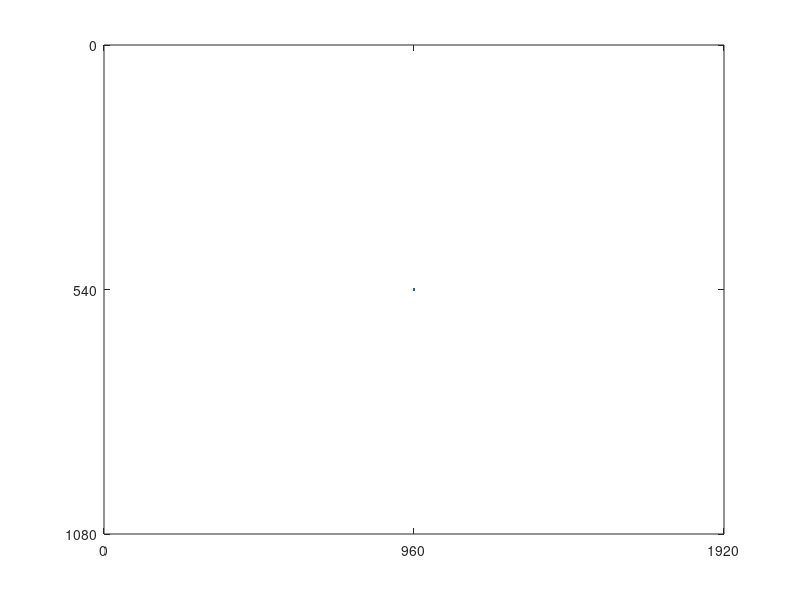

This chart was generated by the following MATLAB code: (Note: this script raises an error after producing the figure.)
%%% Conclusion: python resample function (scipy.resample) creates backward
%%% ripple-like behaviors, not ideal for upsampling the timestamps. Use
%%% matlab resample function instead. 

%%% Matlab resample function ended up with the same problem. Interpolation
%%% fucntion turns out to be a good solution (not working in the end of the sequence.) 


% Read output from Gather_detection_results.ipynb 
% and generate verification figures of gaze timing

cd('E:\Nordin_lab_data\Processed_data\Obstacle_avoidance\Eye_tracking_videos\All_vars')

% f = dir('N01*.mat');
f = dir('D05*upsample*.mat');
for i=1:length(f)
    load(fullfile(f(1).folder,f(i).name))
    % t_gaze_on_2 = timestamps(find(gaze_in_box_2==1));
    t_gaze_on_2 = timestamps_up(find(gaze_in_box_2==1));
    figure; plot(t_gaze_on_2,'o-')
    title('Timing of gaze on the obstacle')
    ylabel('Time (s)')
    xlabel('Count of gaze')
    saveas(gcf,[Condition,'_upsample_screening.png'])
end


%
figure
for frame_num = 1000:2000
    plot(960,-540)
    set(gca,'xlim',[0 1920],'ylim',[-1080 0],'xtick',[0 960 1920],'ytick',[-1080 -540 0],'YTickLabel',[1080 540 0])

    %frame_num = 81;
    v0 = [box_0(frame_num,1)-box_0(frame_num,3)/2 box_0(frame_num,1)+box_0(frame_num,3)/2 box_0(frame_num,1)+box_0(frame_num,3)/2 box_0(frame_num,1)-box_0(frame_num,3)/2 ;...
        box_0(frame_num,2)-box_0(frame_num,4)/2 box_0(frame_num,2)-box_0(frame_num,4)/2 box_0(frame_num,2)+box_0(frame_num,4)/2 box_0(frame_num,2)+box_0(frame_num,4)/2];
    v0 = v0' .* [1 -1];
    v1 = [box_1(frame_num,1)-box_1(frame_num,3)/2 box_1(frame_num,1)+box_1(frame_num,3)/2 box_1(frame_num,1)+box_1(frame_num,3)/2 box_1(frame_num,1)-box_1(frame_num,3)/2 ;...
        box_1(frame_num,2)-box_1(frame_num,4)/2 box_1(frame_num,2)-box_1(frame_num,4)/2 box_1(frame_num,2)+box_1(frame_num,4)/2 box_1(frame_num,2)+box_1(frame_num,4)/2];
    v1 = v1' .* [1 -1];
    v2 = [box_2(frame_num,1)-box_2(frame_num,3)/2 box_2(frame_num,1)+box_2(frame_num,3)/2 box_2(frame_num,1)+box_2(frame_num,3)/2 box_2(frame_num,1)-box_2(frame_num,3)/2 ;...
        box_2(frame_num,2)-box_2(frame_num,4)/2 box_2(frame_num,2)-box_2(frame_num,4)/2 box_2(frame_num,2)+box_2(frame_num,4)/2 box_2(frame_num,2)+box_2(frame_num,4)/2];
    v2 = v2' .* [1 -1];
    v2m = [box_2_multi(frame_num,1)-box_2_multi(frame_num,3)/2 box_2_multi(frame_num,1)+box_2_multi(frame_num,3)/2 box_2_multi(frame_num,1)+box_2_multi(frame_num,3)/2 box_2_multi(frame_num,1)-box_2_multi(frame_num,3)/2 ;...
        box_2_multi(frame_num,2)-box_2_multi(frame_num,4)/2 box_2_multi(frame_num,2)-box_2_multi(frame_num,4)/2 box_2_multi(frame_num,2)+box_2_multi(frame_num,4)/2 box_2_multi(frame_num,2)+box_2_multi(frame_num,4)/2];
    v2m = v2m' .* [1 -1];
    f = [1 2 3 4];
    patch('Faces',f,'Vertices',v0,'FaceColor','None','EdgeColor','Green')
    patch('Faces',f,'Vertices',v1,'FaceColor','None','EdgeColor','Yellow')
    patch('Faces',f,'Vertices',v2,'FaceColor','None','EdgeColor','Blue')
    patch('Faces',f,'Vertices',v2m,'FaceColor','None','EdgeColor','Blue')
    hold on;
    scatter(gaze_x_px(frame_num),-gaze_y_px(frame_num),'ro')
    hold off;
    pause(0.025)
end

% upsampled data
figure
for frame_num = 4000:8000
    plot(960,-540)
    set(gca,'xlim',[0 1920],'ylim',[-1080 0],'xtick',[0 960 1920],'ytick',[-1080 -540 0],'YTickLabel',[1080 540 0])

    %frame_num = 81;
    v0 = [box_0_up(frame_num,1)-box_0_up(frame_num,3)/2 box_0_up(frame_num,1)+box_0_up(frame_num,3)/2 box_0_up(frame_num,1)+box_0_up(frame_num,3)/2 box_0_up(frame_num,1)-box_0_up(frame_num,3)/2 ;...
        box_0_up(frame_num,2)-box_0_up(frame_num,4)/2 box_0_up(frame_num,2)-box_0_up(frame_num,4)/2 box_0_up(frame_num,2)+box_0_up(frame_num,4)/2 box_0_up(frame_num,2)+box_0_up(frame_num,4)/2];
    v0 = v0' .* [1 -1];
    v1 = [box_1_up(frame_num,1)-box_1_up(frame_num,3)/2 box_1_up(frame_num,1)+box_1_up(frame_num,3)/2 box_1_up(frame_num,1)+box_1_up(frame_num,3)/2 box_1_up(frame_num,1)-box_1_up(frame_num,3)/2 ;...
        box_1_up(frame_num,2)-box_1_up(frame_num,4)/2 box_1_up(frame_num,2)-box_1_up(frame_num,4)/2 box_1_up(frame_num,2)+box_1_up(frame_num,4)/2 box_1_up(frame_num,2)+box_1_up(frame_num,4)/2];
    v1 = v1' .* [1 -1];
    v2 = [box_2_up(frame_num,1)-box_2_up(frame_num,3)/2 box_2_up(frame_num,1)+box_2_up(frame_num,3)/2 box_2_up(frame_num,1)+box_2_up(frame_num,3)/2 box_2_up(frame_num,1)-box_2_up(frame_num,3)/2 ;...
        box_2_up(frame_num,2)-box_2_up(frame_num,4)/2 box_2_up(frame_num,2)-box_2_up(frame_num,4)/2 box_2_up(frame_num,2)+box_2_up(frame_num,4)/2 box_2_up(frame_num,2)+box_2_up(frame_num,4)/2];
    v2 = v2' .* [1 -1];
    v2m = [box_2_multi_up(frame_num,1)-box_2_multi_up(frame_num,3)/2 box_2_multi_up(frame_num,1)+box_2_multi_up(frame_num,3)/2 box_2_multi_up(frame_num,1)+box_2_multi_up(frame_num,3)/2 box_2_multi_up(frame_num,1)-box_2_multi_up(frame_num,3)/2 ;...
        box_2_multi_up(frame_num,2)-box_2_multi_up(frame_num,4)/2 box_2_multi_up(frame_num,2)-box_2_multi_up(frame_num,4)/2 box_2_multi_up(frame_num,2)+box_2_multi_up(frame_num,4)/2 box_2_multi_up(frame_num,2)+box_2_multi_up(frame_num,4)/2];
    v2m = v2m' .* [1 -1];
    f = [1 2 3 4];
    patch('Faces',f,'Vertices',v0,'FaceColor','None','EdgeColor','Green')
    patch('Faces',f,'Vertices',v1,'FaceColor','None','EdgeColor','Yellow')
    patch('Faces',f,'Vertices',v2,'FaceColor','None','EdgeColor','Blue')
    patch('Faces',f,'Vertices',v2m,'FaceColor','None','EdgeColor','Blue')
    hold on;
    scatter(gaze_x_px(frame_num),-gaze_y_px(frame_num),'ro')
    hold off;
    pause(0.005)
end

%
v = VideoWriter("D10_15ms_10x_original.avi");
open(v)
figure
for frame_num = 1:length(box_0)
    plot(960,-540)
    set(gca,'xlim',[0 1920],'ylim',[-1080 0],'xtick',[0 960 1920],'ytick',[-1080 -540 0],'YTickLabel',[1080 540 0])

    %frame_num = 81;
    v0 = [box_0(frame_num,1)-box_0(frame_num,3)/2 box_0(frame_num,1)+box_0(frame_num,3)/2 box_0(frame_num,1)+box_0(frame_num,3)/2 box_0(frame_num,1)-box_0(frame_num,3)/2 ;...
        box_0(frame_num,2)-box_0(frame_num,4)/2 box_0(frame_num,2)-box_0(frame_num,4)/2 box_0(frame_num,2)+box_0(frame_num,4)/2 box_0(frame_num,2)+box_0(frame_num,4)/2];
    v0 = v0' .* [1 -1];
    v1 = [box_1(frame_num,1)-box_1(frame_num,3)/2 box_1(frame_num,1)+box_1(frame_num,3)/2 box_1(frame_num,1)+box_1(frame_num,3)/2 box_1(frame_num,1)-box_1(frame_num,3)/2 ;...
        box_1(frame_num,2)-box_1(frame_num,4)/2 box_1(frame_num,2)-box_1(frame_num,4)/2 box_1(frame_num,2)+box_1(frame_num,4)/2 box_1(frame_num,2)+box_1(frame_num,4)/2];
    v1 = v1' .* [1 -1];
    v2 = [box_2(frame_num,1)-box_2(frame_num,3)/2 box_2(frame_num,1)+box_2(frame_num,3)/2 box_2(frame_num,1)+box_2(frame_num,3)/2 box_2(frame_num,1)-box_2(frame_num,3)/2 ;...
        box_2(frame_num,2)-box_2(frame_num,4)/2 box_2(frame_num,2)-box_2(frame_num,4)/2 box_2(frame_num,2)+box_2(frame_num,4)/2 box_2(frame_num,2)+box_2(frame_num,4)/2];
    v2 = v2' .* [1 -1];
    v2m = [box_2_multi(frame_num,1)-box_2_multi(frame_num,3)/2 box_2_multi(frame_num,1)+box_2_multi(frame_num,3)/2 box_2_multi(frame_num,1)+box_2_multi(frame_num,3)/2 box_2_multi(frame_num,1)-box_2_multi(frame_num,3)/2 ;...
        box_2_multi(frame_num,2)-box_2_multi(frame_num,4)/2 box_2_multi(frame_num,2)-box_2_multi(frame_num,4)/2 box_2_multi(frame_num,2)+box_2_multi(frame_num,4)/2 box_2_multi(frame_num,2)+box_2_multi(frame_num,4)/2];
    v2m = v2m' .* [1 -1];
    f = [1 2 3 4];
    patch('Faces',f,'Vertices',v0,'FaceColor','None','EdgeColor','Green')
    patch('Faces',f,'Vertices',v1,'FaceColor','None','EdgeColor','Yellow')
    patch('Faces',f,'Vertices',v2,'FaceColor','None','EdgeColor','Blue')
    patch('Faces',f,'Vertices',v2m,'FaceColor','None','EdgeColor','Blue')
    hold on;
    scatter(gaze_x_px(frame_num),-gaze_y_px(frame_num),'ro')
    hold off;
    frame = getframe(gcf);
    writeVideo(v,frame)
end
close(v)

% upsampled data
v = VideoWriter("D10_15ms_10x_upsampled.avi");
open(v)
figure
for frame_num = 1:length(box_0_up)
    plot(960,-540)
    set(gca,'xlim',[0 1920],'ylim',[-1080 0],'xtick',[0 960 1920],'ytick',[-1080 -540 0],'YTickLabel',[1080 540 0])

    %frame_num = 81;
    v0 = [box_0_up(frame_num,1)-box_0_up(frame_num,3)/2 box_0_up(frame_num,1)+box_0_up(frame_num,3)/2 box_0_up(frame_num,1)+box_0_up(frame_num,3)/2 box_0_up(frame_num,1)-box_0_up(frame_num,3)/2 ;...
        box_0_up(frame_num,2)-box_0_up(frame_num,4)/2 box_0_up(frame_num,2)-box_0_up(frame_num,4)/2 box_0_up(frame_num,2)+box_0_up(frame_num,4)/2 box_0_up(frame_num,2)+box_0_up(frame_num,4)/2];
    v0 = v0' .* [1 -1];
    v1 = [box_1_up(frame_num,1)-box_1_up(frame_num,3)/2 box_1_up(frame_num,1)+box_1_up(frame_num,3)/2 box_1_up(frame_num,1)+box_1_up(frame_num,3)/2 box_1_up(frame_num,1)-box_1_up(frame_num,3)/2 ;...
        box_1_up(frame_num,2)-box_1_up(frame_num,4)/2 box_1_up(frame_num,2)-box_1_up(frame_num,4)/2 box_1_up(frame_num,2)+box_1_up(frame_num,4)/2 box_1_up(frame_num,2)+box_1_up(frame_num,4)/2];
    v1 = v1' .* [1 -1];
    v2 = [box_2_up(frame_num,1)-box_2_up(frame_num,3)/2 box_2_up(frame_num,1)+box_2_up(frame_num,3)/2 box_2_up(frame_num,1)+box_2_up(frame_num,3)/2 box_2_up(frame_num,1)-box_2_up(frame_num,3)/2 ;...
        box_2_up(frame_num,2)-box_2_up(frame_num,4)/2 box_2_up(frame_num,2)-box_2_up(frame_num,4)/2 box_2_up(frame_num,2)+box_2_up(frame_num,4)/2 box_2_up(frame_num,2)+box_2_up(frame_num,4)/2];
    v2 = v2' .* [1 -1];
    v2m = [box_2_multi_up(frame_num,1)-box_2_multi_up(frame_num,3)/2 box_2_multi_up(frame_num,1)+box_2_multi_up(frame_num,3)/2 box_2_multi_up(frame_num,1)+box_2_multi_up(frame_num,3)/2 box_2_multi_up(frame_num,1)-box_2_multi_up(frame_num,3)/2 ;...
        box_2_multi_up(frame_num,2)-box_2_multi_up(frame_num,4)/2 box_2_multi_up(frame_num,2)-box_2_multi_up(frame_num,4)/2 box_2_multi_up(frame_num,2)+box_2_multi_up(frame_num,4)/2 box_2_multi_up(frame_num,2)+box_2_multi_up(frame_num,4)/2];
    v2m = v2m' .* [1 -1];
    f = [1 2 3 4];
    patch('Faces',f,'Vertices',v0,'FaceColor','None','EdgeColor','Green')
    patch('Faces',f,'Vertices',v1,'FaceColor','None','EdgeColor','Yellow')
    patch('Faces',f,'Vertices',v2,'FaceColor','None','EdgeColor','Blue')
    patch('Faces',f,'Vertices',v2m,'FaceColor','None','EdgeColor','Blue')
    hold on;
    scatter(gaze_x_px(frame_num),-gaze_y_px(frame_num),'ro')
    hold off;
    frame = getframe(gcf);
    writeVideo(v,frame)
end
close(v)
